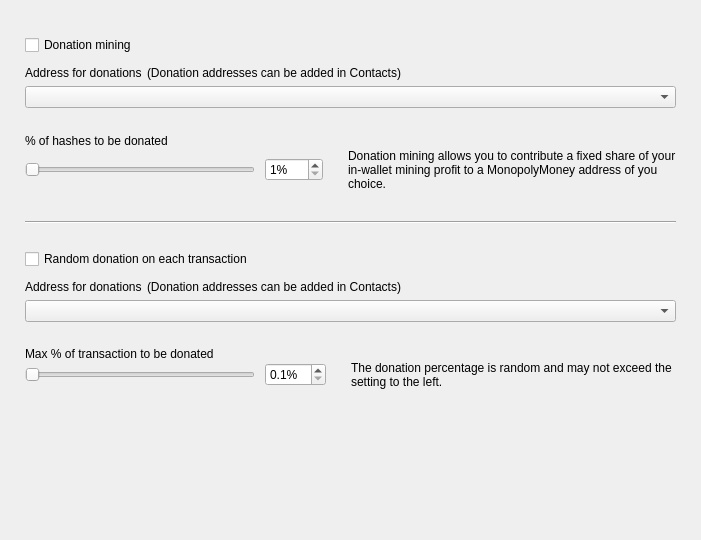
<?xml version="1.0" encoding="UTF-8"?>
<ui version="4.0">
 <class>DonationOptionsFrame</class>
 <widget class="QFrame" name="DonationOptionsFrame">
  <property name="geometry">
   <rect>
    <x>0</x>
    <y>0</y>
    <width>701</width>
    <height>540</height>
   </rect>
  </property>
  <property name="windowTitle">
   <string>Frame</string>
  </property>
  <property name="frameShape">
   <enum>QFrame::NoFrame</enum>
  </property>
  <property name="frameShadow">
   <enum>QFrame::Raised</enum>
  </property>
  <layout class="QVBoxLayout" name="verticalLayout">
   <property name="spacing">
    <number>10</number>
   </property>
   <property name="leftMargin">
    <number>25</number>
   </property>
   <property name="topMargin">
    <number>35</number>
   </property>
   <property name="rightMargin">
    <number>25</number>
   </property>
   <property name="bottomMargin">
    <number>0</number>
   </property>
   <item>
    <widget class="QCheckBox" name="m_enableDonationMiningCheck">
     <property name="text">
      <string>Donation mining</string>
     </property>
    </widget>
   </item>
   <item>
    <widget class="QFrame" name="m_donationMiningFrame">
     <property name="frameShape">
      <enum>QFrame::NoFrame</enum>
     </property>
     <property name="frameShadow">
      <enum>QFrame::Raised</enum>
     </property>
     <layout class="QGridLayout" name="gridLayout" columnstretch="1,0,0,1">
      <property name="leftMargin">
       <number>0</number>
      </property>
      <property name="topMargin">
       <number>0</number>
      </property>
      <property name="rightMargin">
       <number>0</number>
      </property>
      <property name="bottomMargin">
       <number>0</number>
      </property>
      <property name="horizontalSpacing">
       <number>10</number>
      </property>
      <property name="verticalSpacing">
       <number>0</number>
      </property>
      <item row="2" column="0" colspan="4">
       <widget class="QComboBox" name="m_donationMiningAddressCombo"/>
      </item>
      <item row="3" column="0" colspan="4">
       <spacer name="verticalSpacer_2">
        <property name="orientation">
         <enum>Qt::Vertical</enum>
        </property>
        <property name="sizeType">
         <enum>QSizePolicy::Fixed</enum>
        </property>
        <property name="sizeHint" stdset="0">
         <size>
          <width>20</width>
          <height>25</height>
         </size>
        </property>
       </spacer>
      </item>
      <item row="4" column="0" colspan="4">
       <widget class="WalletGui::WalletNormalBlackTextLabel" name="label_2">
        <property name="minimumSize">
         <size>
          <width>0</width>
          <height>16</height>
         </size>
        </property>
        <property name="text">
         <string>% of hashes to be donated</string>
        </property>
        <property name="indent">
         <number>0</number>
        </property>
       </widget>
      </item>
      <item row="5" column="1">
       <widget class="QSpinBox" name="m_donationMiningAmountSpin">
        <property name="suffix">
         <string>%</string>
        </property>
        <property name="minimum">
         <number>1</number>
        </property>
        <property name="maximum">
         <number>100</number>
        </property>
       </widget>
      </item>
      <item row="5" column="0">
       <widget class="QSlider" name="m_donationMiningAmountSlider">
        <property name="maximumSize">
         <size>
          <width>230</width>
          <height>16777215</height>
         </size>
        </property>
        <property name="minimum">
         <number>1</number>
        </property>
        <property name="maximum">
         <number>100</number>
        </property>
        <property name="orientation">
         <enum>Qt::Horizontal</enum>
        </property>
       </widget>
      </item>
      <item row="5" column="2">
       <spacer name="horizontalSpacer">
        <property name="orientation">
         <enum>Qt::Horizontal</enum>
        </property>
        <property name="sizeType">
         <enum>QSizePolicy::Fixed</enum>
        </property>
        <property name="sizeHint" stdset="0">
         <size>
          <width>5</width>
          <height>20</height>
         </size>
        </property>
       </spacer>
      </item>
      <item row="5" column="3" alignment="Qt::AlignVCenter">
       <widget class="WalletGui::WalletSmallGrayTextLabel" name="m_donationMiningCommentLabel">
        <property name="minimumSize">
         <size>
          <width>0</width>
          <height>32</height>
         </size>
        </property>
        <property name="text">
         <string>Donation mining allows you to contribute a fixed share of your in-wallet mining profit to a MonopolyMoney address of you choice.</string>
        </property>
        <property name="wordWrap">
         <bool>true</bool>
        </property>
        <property name="indent">
         <number>0</number>
        </property>
       </widget>
      </item>
      <item row="1" column="0" colspan="4">
       <spacer name="verticalSpacer_6">
        <property name="orientation">
         <enum>Qt::Vertical</enum>
        </property>
        <property name="sizeType">
         <enum>QSizePolicy::Fixed</enum>
        </property>
        <property name="sizeHint" stdset="0">
         <size>
          <width>20</width>
          <height>5</height>
         </size>
        </property>
       </spacer>
      </item>
      <item row="0" column="0" colspan="4">
       <layout class="QHBoxLayout" name="horizontalLayout" stretch="0,1">
        <property name="spacing">
         <number>5</number>
        </property>
        <property name="leftMargin">
         <number>0</number>
        </property>
        <item>
         <widget class="WalletGui::WalletNormalBlackTextLabel" name="label">
          <property name="minimumSize">
           <size>
            <width>0</width>
            <height>16</height>
           </size>
          </property>
          <property name="text">
           <string>Address for donations</string>
          </property>
          <property name="indent">
           <number>0</number>
          </property>
         </widget>
        </item>
        <item>
         <widget class="WalletGui::WalletSmallGrayTextLabel" name="label_5">
          <property name="text">
           <string>(Donation addresses can be added in Contacts)</string>
          </property>
         </widget>
        </item>
       </layout>
      </item>
     </layout>
    </widget>
   </item>
   <item>
    <spacer name="verticalSpacer_3">
     <property name="orientation">
      <enum>Qt::Vertical</enum>
     </property>
     <property name="sizeType">
      <enum>QSizePolicy::Fixed</enum>
     </property>
     <property name="sizeHint" stdset="0">
      <size>
       <width>20</width>
       <height>20</height>
      </size>
     </property>
    </spacer>
   </item>
   <item>
    <widget class="Line" name="line">
     <property name="frameShadow">
      <enum>QFrame::Sunken</enum>
     </property>
     <property name="orientation">
      <enum>Qt::Horizontal</enum>
     </property>
    </widget>
   </item>
   <item>
    <spacer name="verticalSpacer_4">
     <property name="orientation">
      <enum>Qt::Vertical</enum>
     </property>
     <property name="sizeType">
      <enum>QSizePolicy::Fixed</enum>
     </property>
     <property name="sizeHint" stdset="0">
      <size>
       <width>20</width>
       <height>15</height>
      </size>
     </property>
    </spacer>
   </item>
   <item>
    <widget class="QCheckBox" name="m_enableDonationChangeCheck">
     <property name="text">
      <string>Random donation on each transaction</string>
     </property>
    </widget>
   </item>
   <item>
    <widget class="QFrame" name="m_donationChangeFrame">
     <property name="frameShape">
      <enum>QFrame::NoFrame</enum>
     </property>
     <property name="frameShadow">
      <enum>QFrame::Raised</enum>
     </property>
     <layout class="QGridLayout" name="gridLayout_2" columnstretch="1,0,0,1">
      <property name="leftMargin">
       <number>0</number>
      </property>
      <property name="topMargin">
       <number>0</number>
      </property>
      <property name="rightMargin">
       <number>0</number>
      </property>
      <property name="bottomMargin">
       <number>0</number>
      </property>
      <property name="horizontalSpacing">
       <number>10</number>
      </property>
      <property name="verticalSpacing">
       <number>0</number>
      </property>
      <item row="3" column="0" colspan="4">
       <spacer name="verticalSpacer_5">
        <property name="orientation">
         <enum>Qt::Vertical</enum>
        </property>
        <property name="sizeType">
         <enum>QSizePolicy::Fixed</enum>
        </property>
        <property name="sizeHint" stdset="0">
         <size>
          <width>20</width>
          <height>25</height>
         </size>
        </property>
       </spacer>
      </item>
      <item row="4" column="0" colspan="4">
       <widget class="WalletGui::WalletNormalBlackTextLabel" name="label_3">
        <property name="text">
         <string>Max % of transaction to be donated</string>
        </property>
        <property name="indent">
         <number>0</number>
        </property>
       </widget>
      </item>
      <item row="5" column="0">
       <widget class="QSlider" name="m_donationChangeAmountSlider">
        <property name="maximumSize">
         <size>
          <width>230</width>
          <height>16777215</height>
         </size>
        </property>
        <property name="minimum">
         <number>1</number>
        </property>
        <property name="maximum">
         <number>100</number>
        </property>
        <property name="orientation">
         <enum>Qt::Horizontal</enum>
        </property>
       </widget>
      </item>
      <item row="2" column="0" colspan="4">
       <widget class="QComboBox" name="m_donationChangeAddressCombo"/>
      </item>
      <item row="5" column="3" alignment="Qt::AlignVCenter">
       <widget class="WalletGui::WalletSmallGrayTextLabel" name="m_donationChangeCommentLabel">
        <property name="text">
         <string>The donation percentage is random and may not exceed the setting to the left.</string>
        </property>
        <property name="wordWrap">
         <bool>true</bool>
        </property>
        <property name="indent">
         <number>0</number>
        </property>
       </widget>
      </item>
      <item row="5" column="1">
       <widget class="QDoubleSpinBox" name="m_donationChangeAmountSpin">
        <property name="suffix">
         <string>%</string>
        </property>
        <property name="decimals">
         <number>1</number>
        </property>
        <property name="minimum">
         <double>0.100000000000000</double>
        </property>
        <property name="maximum">
         <double>10.000000000000000</double>
        </property>
        <property name="singleStep">
         <double>0.100000000000000</double>
        </property>
       </widget>
      </item>
      <item row="5" column="2">
       <spacer name="horizontalSpacer_2">
        <property name="orientation">
         <enum>Qt::Horizontal</enum>
        </property>
        <property name="sizeType">
         <enum>QSizePolicy::Fixed</enum>
        </property>
        <property name="sizeHint" stdset="0">
         <size>
          <width>5</width>
          <height>20</height>
         </size>
        </property>
       </spacer>
      </item>
      <item row="1" column="0" colspan="4">
       <spacer name="verticalSpacer_7">
        <property name="orientation">
         <enum>Qt::Vertical</enum>
        </property>
        <property name="sizeType">
         <enum>QSizePolicy::Fixed</enum>
        </property>
        <property name="sizeHint" stdset="0">
         <size>
          <width>20</width>
          <height>5</height>
         </size>
        </property>
       </spacer>
      </item>
      <item row="0" column="0" colspan="4">
       <layout class="QHBoxLayout" name="horizontalLayout_2" stretch="0,1">
        <property name="spacing">
         <number>5</number>
        </property>
        <property name="leftMargin">
         <number>0</number>
        </property>
        <item>
         <widget class="WalletGui::WalletNormalBlackTextLabel" name="label_4">
          <property name="minimumSize">
           <size>
            <width>0</width>
            <height>16</height>
           </size>
          </property>
          <property name="text">
           <string>Address for donations</string>
          </property>
          <property name="indent">
           <number>0</number>
          </property>
         </widget>
        </item>
        <item>
         <widget class="WalletGui::WalletSmallGrayTextLabel" name="label_6">
          <property name="text">
           <string>(Donation addresses can be added in Contacts)</string>
          </property>
         </widget>
        </item>
       </layout>
      </item>
     </layout>
    </widget>
   </item>
   <item>
    <spacer name="verticalSpacer">
     <property name="orientation">
      <enum>Qt::Vertical</enum>
     </property>
     <property name="sizeType">
      <enum>QSizePolicy::Expanding</enum>
     </property>
     <property name="sizeHint" stdset="0">
      <size>
       <width>20</width>
       <height>10</height>
      </size>
     </property>
    </spacer>
   </item>
  </layout>
 </widget>
 <customwidgets>
  <customwidget>
   <class>WalletGui::WalletSmallGrayTextLabel</class>
   <extends>QLabel</extends>
   <header>Gui/Common/WalletTextLabel.h</header>
  </customwidget>
  <customwidget>
   <class>WalletGui::WalletNormalBlackTextLabel</class>
   <extends>QLabel</extends>
   <header>Gui/Common/WalletTextLabel.h</header>
  </customwidget>
 </customwidgets>
 <resources/>
 <connections>
  <connection>
   <sender>m_enableDonationMiningCheck</sender>
   <signal>toggled(bool)</signal>
   <receiver>m_donationMiningFrame</receiver>
   <slot>setEnabled(bool)</slot>
   <hints>
    <hint type="sourcelabel">
     <x>353</x>
     <y>41</y>
    </hint>
    <hint type="destinationlabel">
     <x>350</x>
     <y>115</y>
    </hint>
   </hints>
  </connection>
  <connection>
   <sender>m_donationMiningAmountSlider</sender>
   <signal>valueChanged(int)</signal>
   <receiver>DonationOptionsFrame</receiver>
   <slot>donationMiningAmountChanged(int)</slot>
   <hints>
    <hint type="sourcelabel">
     <x>187</x>
     <y>155</y>
    </hint>
    <hint type="destinationlabel">
     <x>350</x>
     <y>269</y>
    </hint>
   </hints>
  </connection>
  <connection>
   <sender>m_donationMiningAmountSpin</sender>
   <signal>valueChanged(int)</signal>
   <receiver>DonationOptionsFrame</receiver>
   <slot>donationMiningAmountChanged(int)</slot>
   <hints>
    <hint type="sourcelabel">
     <x>391</x>
     <y>155</y>
    </hint>
    <hint type="destinationlabel">
     <x>350</x>
     <y>269</y>
    </hint>
   </hints>
  </connection>
  <connection>
   <sender>m_enableDonationChangeCheck</sender>
   <signal>toggled(bool)</signal>
   <receiver>m_donationChangeFrame</receiver>
   <slot>setEnabled(bool)</slot>
   <hints>
    <hint type="sourcelabel">
     <x>353</x>
     <y>237</y>
    </hint>
    <hint type="destinationlabel">
     <x>350</x>
     <y>328</y>
    </hint>
   </hints>
  </connection>
  <connection>
   <sender>m_donationChangeAmountSlider</sender>
   <signal>valueChanged(int)</signal>
   <receiver>DonationOptionsFrame</receiver>
   <slot>donationChangeAmountChanged(int)</slot>
   <hints>
    <hint type="sourcelabel">
     <x>187</x>
     <y>385</y>
    </hint>
    <hint type="destinationlabel">
     <x>350</x>
     <y>269</y>
    </hint>
   </hints>
  </connection>
  <connection>
   <sender>m_donationChangeAmountSpin</sender>
   <signal>valueChanged(double)</signal>
   <receiver>DonationOptionsFrame</receiver>
   <slot>donationChangeAmountChanged(double)</slot>
   <hints>
    <hint type="sourcelabel">
     <x>433</x>
     <y>353</y>
    </hint>
    <hint type="destinationlabel">
     <x>350</x>
     <y>269</y>
    </hint>
   </hints>
  </connection>
 </connections>
 <slots>
  <slot>donationMiningAmountChanged(int)</slot>
  <slot>donationChangeAmountChanged(int)</slot>
  <slot>donationChangeAmountChanged(double)</slot>
 </slots>
</ui>
